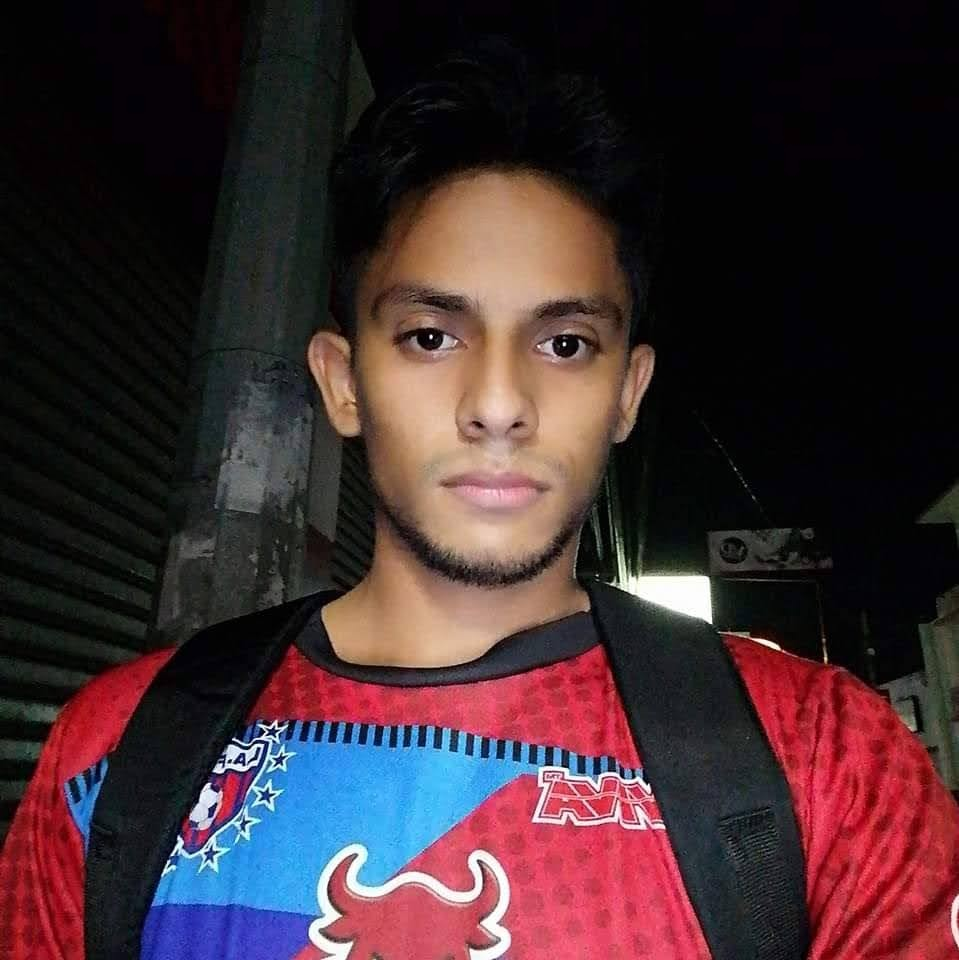
#> input picture cara.jpg, 959 x 960 px
$ python Reconocimiento.py
#> lines starting #> are read from the running program, lines starting #| are printed output that depends on the picture; after the words box and inside, x2 and y2 are one past the last pixel; in counts of white or black regions, pixels touching at a corner belong together
import cv2

#Cargamos los clasificadores requeridos
face_cascade = cv2.CascadeClassifier('C:/users/edwin/appdata/local/programs/python\python310/lib/site-packages/cv2/data/haarcascade_frontalface_alt.xml')

#Utilizamos un fichero de imagen del disco duro
img = cv2.imread('cara.jpg')
#> img is the input picture: shape (960, 959, 3); mean B, G, R 48.2, 43.8, 64.3

while(True):
    #Convertimos la imagen a blanco y negro
    gray = cv2.cvtColor(img, cv2.COLOR_BGR2GRAY)
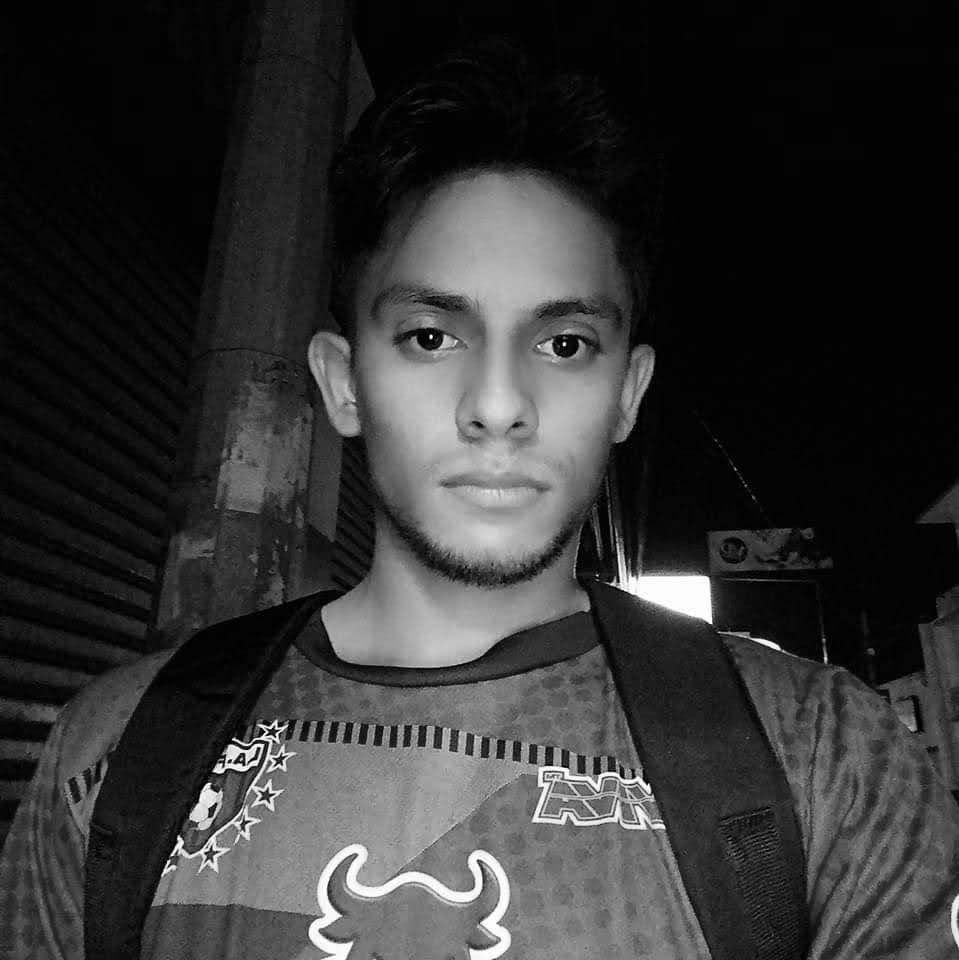
#> gray: shape (960, 959); min 0, max 255, mean 50.4
    #Buscamos las coordenadas de los rostros
    caras = face_cascade.detectMultiScale(gray, 1.3, 5)
#> caras = [[324, 204, 358, 358]]
    #Dibujamos un rectángulo en las coordenadas de cada rostro
    numCaras = 0
    for (x,y,w,h) in caras:
        cv2.rectangle(img,(x,y),(x+w,y+h),(125,255,0),2)
        numCaras = numCaras + 1
#> this loop made 1 pass
#> (x, y, w, h, numCaras) on pass 1: (324, 204, 358, 358, 1)
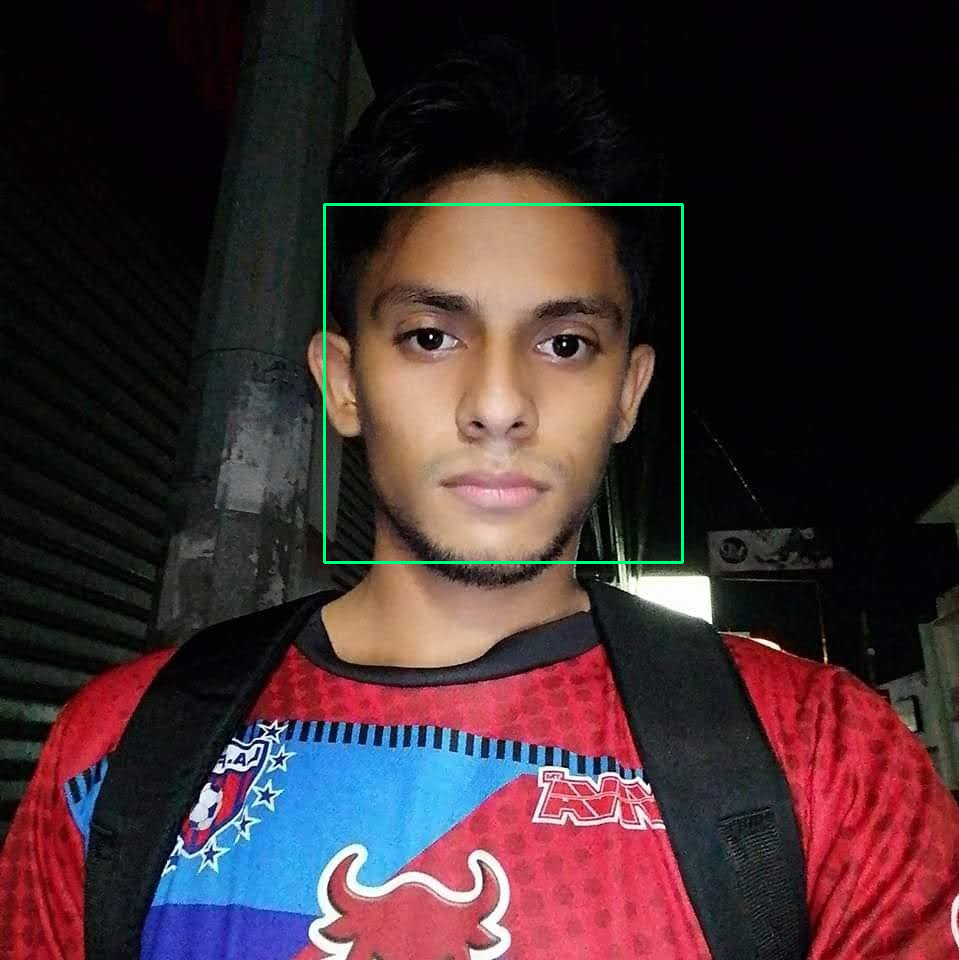
#> img: shape (960, 959, 3); 0.47% of pixels changed, all inside (x1, y1, x2, y2) = (323, 203, 684, 564)
#> after the loop, numCaras = 1
    #Mostramos la imagen
    cv2.imshow('img',img)
    #Pulsando la tecla "q" salimos del programa
    if cv2.waitKey(1) & 0xFF == ord('q'):
#> (key q is pressed here)
        break

print ("Número de caras detectadas: {}".format(numCaras))
#| Número de caras detectadas: 1

$ run again, with JeffBezos.jpeg copied over cara.jpg
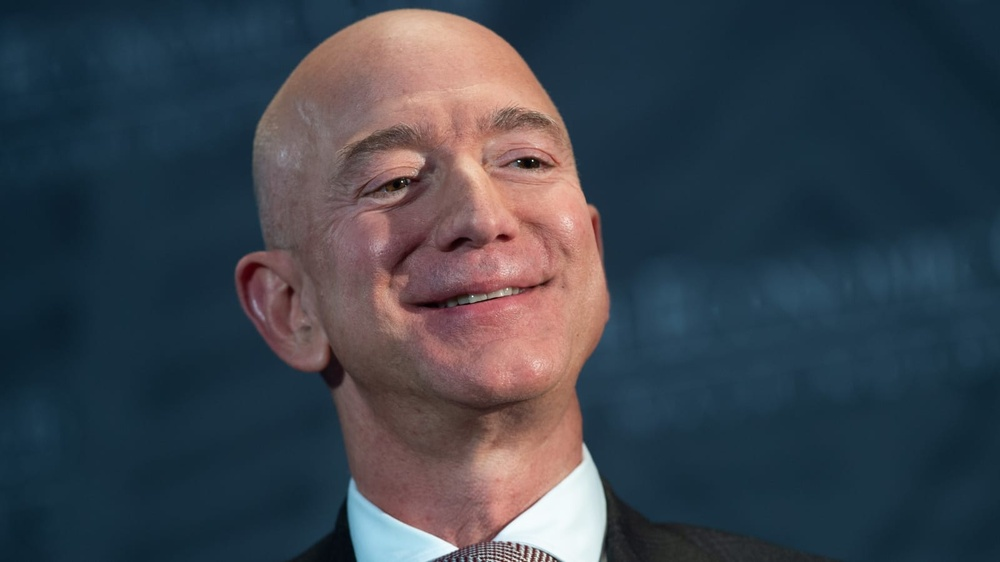
#> input picture JeffBezos.jpeg, 1000 x 562 px, shrunk from 1600 x 900 before the run
#> img is the input picture: shape (562, 1000, 3); mean B, G, R 77.2, 67.1, 59.7
#> `gray = cv2.cvtColor(img, cv2.COLOR_BGR2GRAY)`:
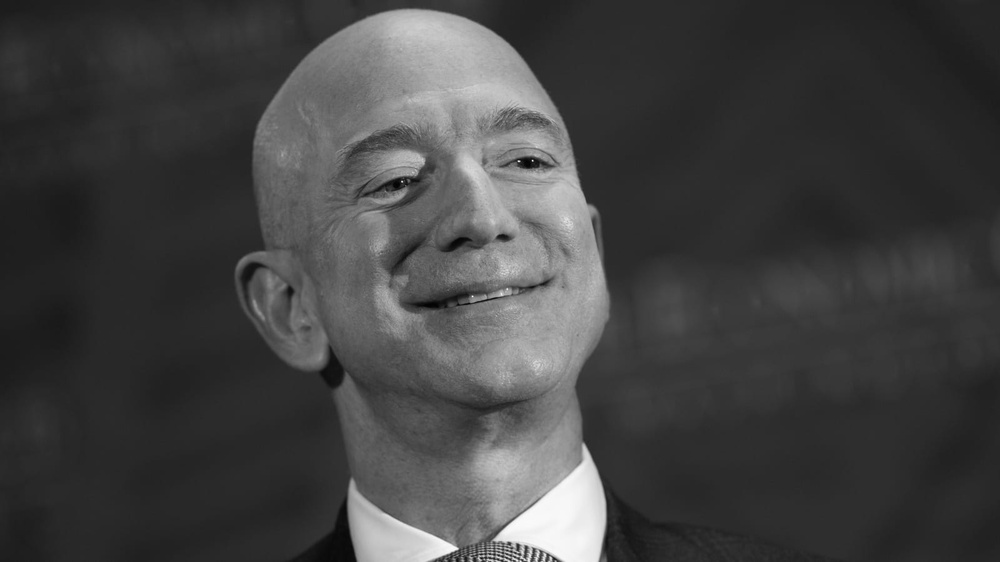
#> gray: shape (562, 1000); min 0, max 254, mean 66
#> caras = ()
#> after the loop `for (x,y,w,h) in caras:`: numCaras = 0
#| Número de caras detectadas: 0
